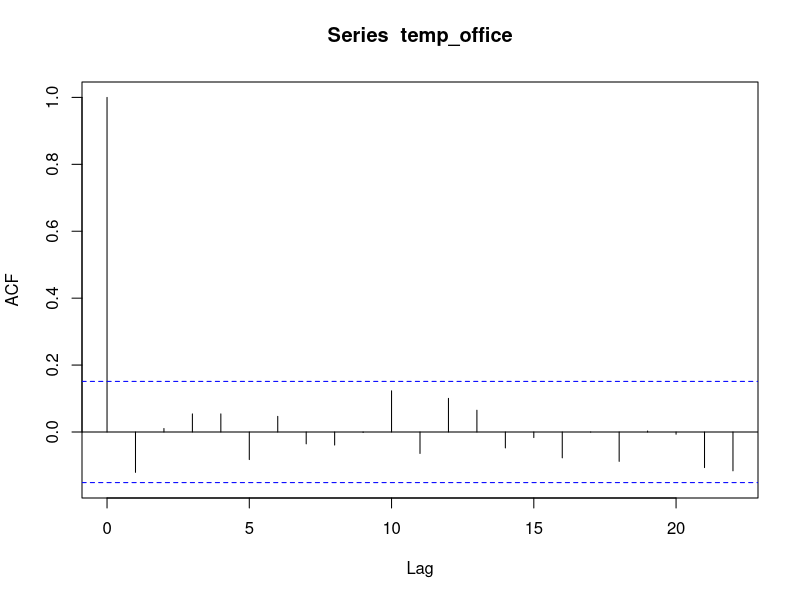
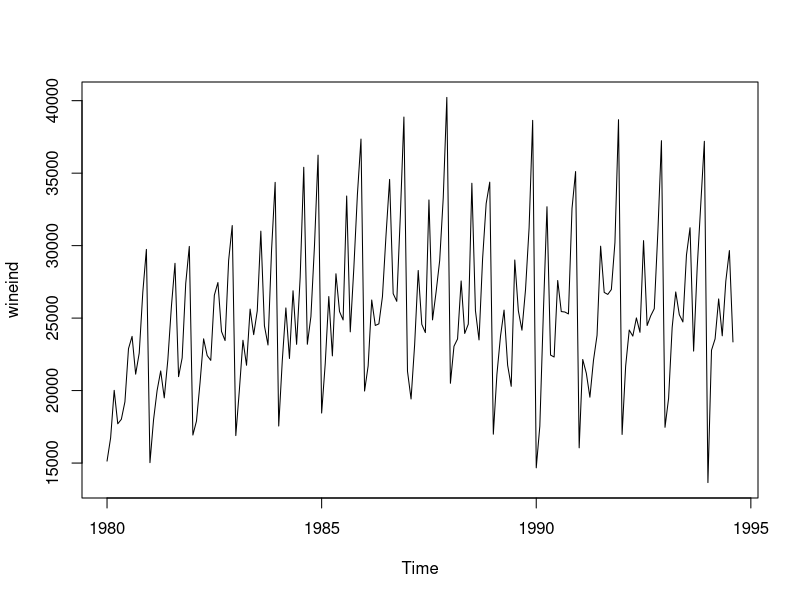
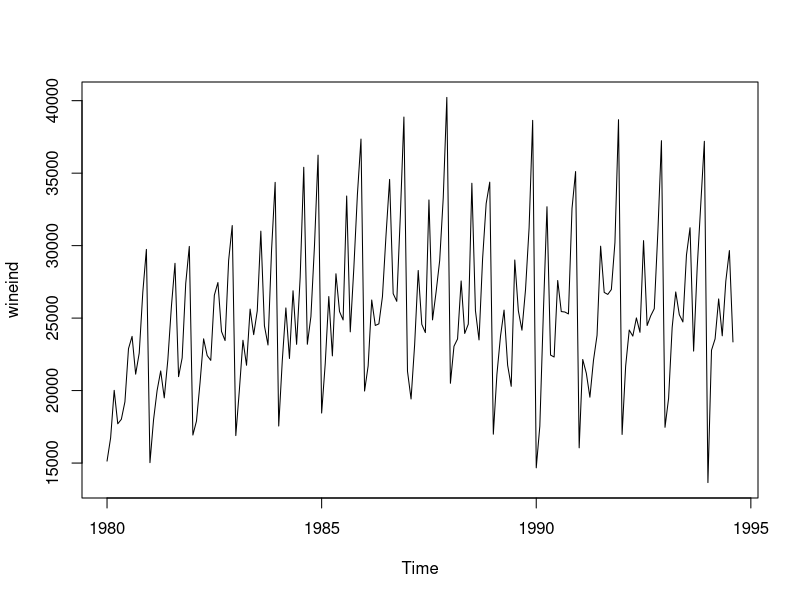
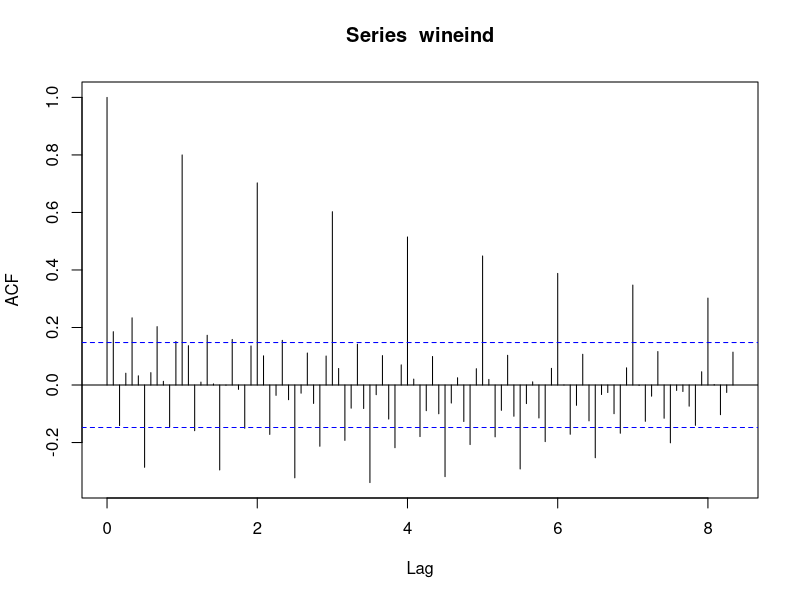
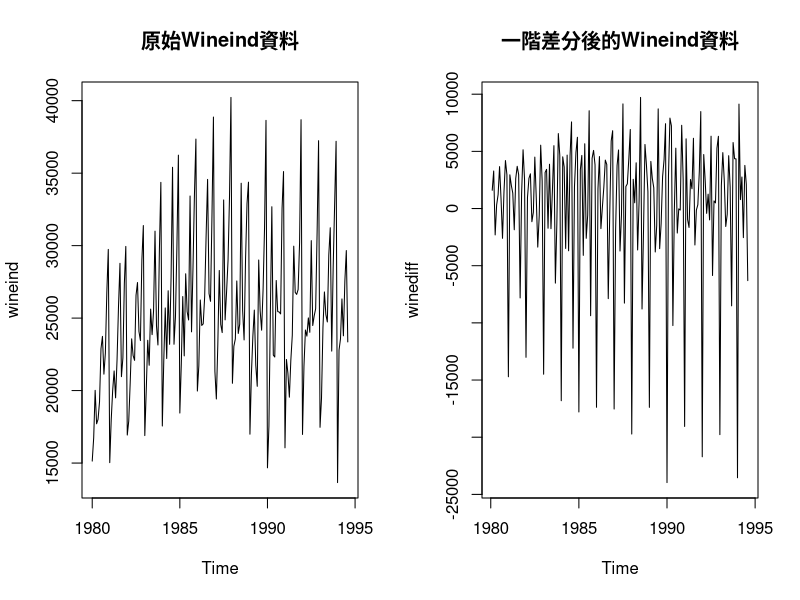
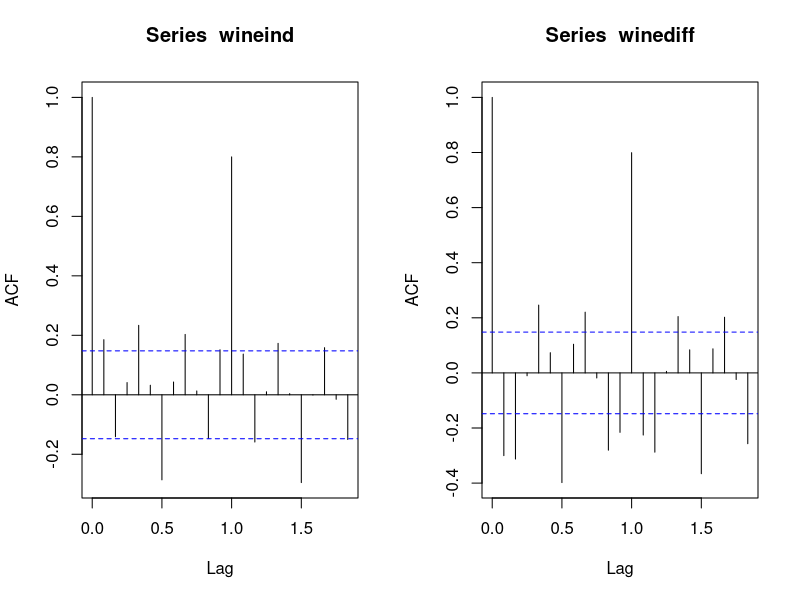
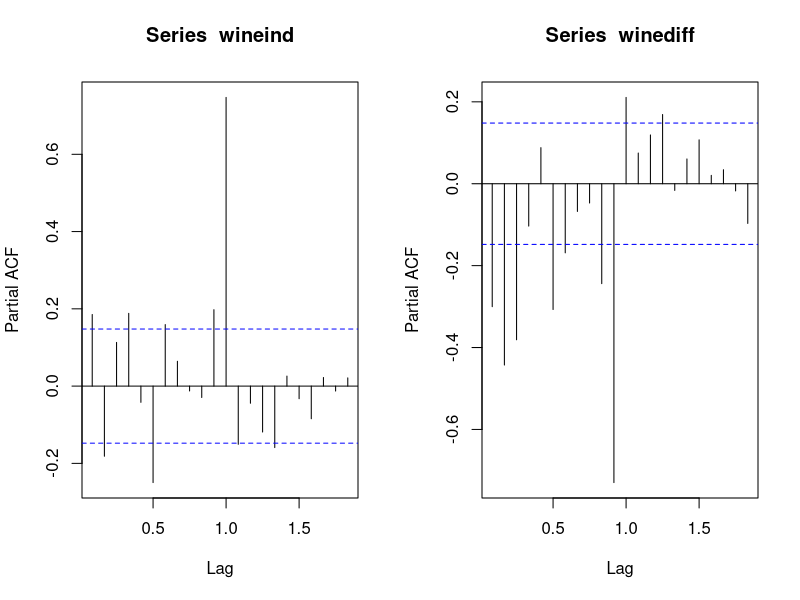
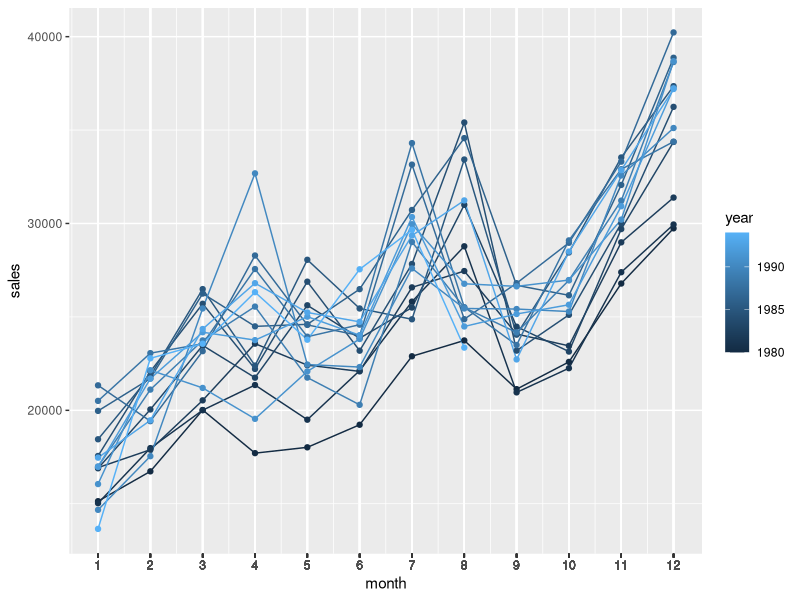

These figures' R source, in order:
## ---- chunk 1
#這段並不會show出來
knitr::opts_chunk$set(echo = TRUE)
#install.packages("forecast")
#install.packages("kableExtra")
require(forecast)
require(tseries)
require(kableExtra)
require(tidyverse)
require(car)
knitr::opts_chunk$set(echo = TRUE)
options(knitr.table.format = "html") 
## ---- chunk 2
temp_office <- ts(rnorm(24*7,mean=30,sd=3),frequency=1,start=c(1,1)) ;head(temp_office,20)
acf(temp_office, plot=T) 
## ---- chunk 3
str(wineind);wineind;summary(wineind)
## ---- chunk 4
start(wineind);end(wineind);
end(wineind)[1] #年分
end(wineind)[2] #月份
## ---- chunk 5
window(wineind,1990,end(wineind)) #抓1990之後的資料

## ---- chunk 6
time(wineind) %>% zoo::as.yearmon() %>% head()
#單單取出年分
x <- zoo::as.yearmon(time(wineind)) %>% format.Date("%Y") ;head(x)
#取出月份
m <- cycle(wineind) ; head(m)
## ---- chunk 7
plot.ts(wineind) #用折線圖看銷售量時間序列
## ---- chunk 8
adf.test(wineind,k=0)
## ---- chunk 9
plot(wineind) #用折線圖看銷售量時間序列
acf(wineind,lag.max = 100, plot=T) 
#lag.max最大遲滯階數，設定前後自相關計算的最大間隔
#plot預設為T
#除了相關係數外，還可以計算共變異數及偏自相關係數PCAF 
#透過設定 type = c("correlation", "covariance", "partial")
## ---- chunk 10
ndiffs(wineind)
## ---- chunk 11
winediff<-diff(wineind)
par(mfrow=c(1,2))
plot.ts(wineind,main="原始Wineind資料")
plot.ts(winediff,main="一階差分後的Wineind資料")

par(mfrow=c(1,2))
acf(wineind);acf(winediff)  #繪製自相關圖

par(mfrow=c(1,2))
pacf(wineind);pacf(winediff)  #繪製偏自相關圖

## ---- chunk 12
#按月份畫折線圖

y <- zoo::as.yearmon(time(wineind)) %>% format.Date("%Y") %>% as.numeric() #年分
m <- zoo::as.yearmon(time(wineind)) %>% format.Date("%m") %>% as.numeric() #月份
wine_df <- data.frame(sales=as.numeric(wineind),year=y,month=m) #轉換成dataframe
duration=max(y)-min(y)+1 #計算有多少年，方便用迴圈分年份繪圖

wine_df %>%
  ggplot( aes(x=month, y=sales, group=year, color=year)) +
    geom_line()+
    geom_point()+ 
    scale_x_continuous(breaks=wine_df$month, labels = wine_df$month)

#另外提供另外的繪圖方法，如果不想換成dataframe來畫的話，這裡參考"實戰R語言預測分析"書中的內容。
plot(1:12,ylim=range(wineind)+c(-100,100),col='white', xlab="月份", ylab="銷量")
for(i in 1:duration) {
points(1:12,wineind[(12*(i-1)+1):(12*i)])
lines(1:12,wineind[(12*(i-1)+1):(12*i)], lty=2 ,col=hcl.colors(duration)[i]) #用hcl.colors自動生成顏色
}

## ---- chunk 13
#按月份畫折線圖
q <- zoo::as.yearqtr(time(wineind)) %>% as.character()  #年與季
qm <- zoo::as.yearmon(time(wineind)) %>% format.Date("%m") %>%  as.numeric()%%4+1  #算出該月是在各季第幾個月
wine_df <- data.frame(sales=as.numeric(wineind),year=y,month=m,quarter=q,qutermonth=qm) #轉換成dataframe

wine_df %>%
  ggplot( aes(x=qutermonth, y=sales, group=quarter, color=quarter)) +
    geom_line()+
    geom_point()+ 
    scale_x_continuous(breaks=wine_df$qutermonth, labels = wine_df$qutermonth)
## ---- chunk 14
target_ind <-  wineind[13:length(wineind)] #要被預測的銷量，從第二年開始預測
#用過去1,4,6,8,12個月的值來預測當月份
dataset <- data.frame(target_ind,month=m[13:length(wineind)])
column_name <- c()
for (i in c(1,4,6,8,12)){
  dataset <-  cbind(dataset,col=wineind[(13-i):(length(wineind)-i)])
  column_name <- c(column_name,paste0('R',i))
}
dataset <- setNames(dataset,c('target_ind','month',column_name))
## ---- chunk 15
kable(dataset) %>% 
  kable_styling() %>%
  scroll_box(height = "200px")
## ---- chunk 16
plot(dataset)
## ---- chunk 17
scatterplotMatrix(dataset,regLine = list(method=lm, lty=1, lwd=2, col='red') )
## ---- chunk 18
plot(dataset[,c('R12','target_ind')])
# 畫出回歸趨勢線
lm.model <- lm(target_ind~R12, dataset)    # 建立一個線性回歸
abline(lm.model,lwd=2,col='red') 
## ---- chunk 19
lm.model <- lm(target_ind~R12, dataset) 
cook <- cooks.distance(lm.model) #計算庫克距離
head(cook) #看一下cook計算的結果
plot(cook)
abline(h=0.10,lty=2,col='red')
dataset <- dataset[which(cook<0.10),] # remove 高槓桿的異常值
## ---- chunk 20
#分離訓練與測試組
train_size = round(nrow(dataset)*0.7)
test_size = nrow(dataset)-train_size
train <- head(dataset,train_size)
test <- tail(dataset,test_size)

#建立模型
lm.fit <- lm(target_ind~.,data=train)
summary(lm.fit)
## ---- chunk 21
#試著剃除R1及R6在一次擬合
lm.fit <- lm(target_ind~.,data=train[,!(colnames(train) %in% c('R1','R6'))])
summary(lm.fit)
## ---- chunk 22
lm.fit <- lm(target_ind~ month + R1 + R4 + I(R4^2) + I(R4^3) + I(R4^4) + I(R4^5) 
           + R6 + R8 + I(R8^2) + I(R8^3) + I(R8^4) + I(R8^5) + R12 ,data=train)
summary(lm.fit)
## ---- chunk 23
lm.fit <- step(lm.fit)
summary(lm.fit)
## ---- chunk 24
test$pred <- predict(lm.fit,test)
#計算百分誤差率
test$diff <- abs(test$target_ind-test$pred)/test$target_ind
## ---- chunk 25
kable(test) %>% kable_styling() %>% scroll_box(height = "200px")
summary(test)
## ---- chunk 26
airmiles;summary(airmiles)
plot(airmiles) #先看一下折線圖
acf(airmiles) #自相關
## ---- chunk 27
pacf(airmiles) #偏相關
